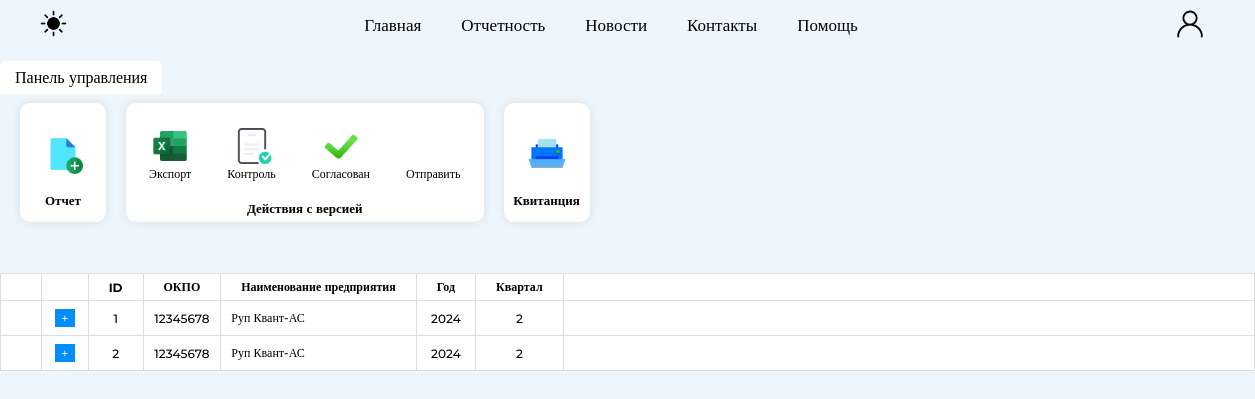
The page /report_area (signed in) on the database its author committed.
### website/models.py (models this page shows)
class Report(db.Model):
    __tablename__ = 'report'
    id = db.Column(db.Integer, primary_key=True)
    okpo = db.Column(db.Integer)
    organization_name = db.Column(db.String(50))
    year = db.Column(db.Integer)
    quarter = db.Column(db.Integer)
    user_id = db.Column(db.Integer, db.ForeignKey('user.id'))
    organization_id = db.Column(db.Integer, db.ForeignKey('organization.id'))
    versions = relationship('Version_report', backref='report')

### website/views.py (the view)
@views.route('/report_area')
@login_required
def report_area():
    ticket = Ticket.query.filter_by().all()
    report = Report.query.filter_by(user_id=current_user.id).all()
    organization = Organization.query.filter_by().all()
    version = Version_report.query.filter_by().all()
    dirUnit = DirUnit.query.filter_by().all()
    dirProduct = DirProduct.query.filter_by().all()
    for row in dirProduct:
        current_unit = DirUnit.query.filter_by(IdUnit = row.IdUnit).first()
        row.IdUnit = current_unit.NameUnit
    return render_template('report_area.html',
                           ticket = ticket,
                           report=report,
                           user=current_user,
                           dirUnit=dirUnit,
                           dirProduct=dirProduct,
                           organization=organization,
                           version=version)

### website/templates/report_area.html (shortened to what this page needs)
{% extends "base.html" %}
{% block content %}
<div class="report-area_page">
    <div class="report-area_menu">
        <div class="report-area_podmenu">
            <label for="tab1" class="report-area_menu-name">Панель управления</label>
            <div class="content-podmenu">
                <nav>
                    <ul>
                        <section>
                            <div class="functions_menu">
                                <li id="create-report-btn" >
                                    <img src="{{ url_for('static', filename='img/icon_new_file.png') }}" alt="Создать отчет">
                                </li>
                            </div>
                            <div style="font-weight: 600;">
                                Отчет
                            </div>
                        </section>
                        <section>
                            <div class="functions_menu">
                                <li>
                                    <img src="{{ url_for('static', filename='img/icon_excel.png') }}" alt="">
                                    <a>Экспорт</a>
                                </li>
                                <li>
                                    <img src="{{ url_for('static', filename='img/icon_control.png') }}" alt="">
                                    <a>Контроль</a>
                                </li>
                                <li>
                                    <img src="{{ url_for('static', filename='img/icon_galochka.png') }}" alt="">
                                    <a>Согласован</a>
                                </li>
                                <li>
                                    <a>Отправить</a>
                                </li>
                            </div>
                            <div style="font-weight: 600;">
                                Действия с версией
                            </div>
                        </section>
                        <section>
                            <div class="functions_menu">
                                <li onclick="openNewWindow('/report')">
                                    <img src="{{ url_for('static', filename='img/icon_print_file.png') }}" alt="">
                                </li>
                            </div>
                            <div style="font-weight: 600;">
                                Квитанция
                            </div>
                        </section>
                    </ul>
                </nav>
            </div>
        </div>
    </div>
    <div class="report-area" style = "margin-top: 180px;">
        {%if report%}
        <table class="table_report-area">
            <thead class="order-table_titels">
                <tr>
                    <th></th>
                    <th></th>
                    <th>ID</th>
                    <th>ОКПО</th>
                    <th style="white-space: nowrap;">Наименование предприятия</th>
                    <th>Год</th>
                    <th>Квартал</th>
                    <th></th>
                </tr>
            </thead>
            <tbody>
                    {% for row in report %}
                    <tr class="report_row" data-id="{{ row.id }}">
                        <td></td>
                        <td>
                            <button class="show-versins_button">+</button>
                        </td>
                        <td>
                            <input type = "text" id = "report_id" style = "text-align:center;" value = "{{ row.id }}" readonly>
                        </td>
                        <td>
                            <input type = "text" id = "report_okpo" style = "text-align:center;" value = "{{ row.okpo }}" readonly>
                        </td>
                        <td>
                            <input type = "text" id = "report_organization_name" value = "{{ row.organization_name }}" readonly>
                        </td>
                        <td>
                            <input type = "text" id = "report_year" style = "text-align:center;" value = "{{ row.year }}" readonly>
                        </td>
                        <td>
                            <input type = "text" id = "report_quarter" style = "text-align:center;" value = "{{ row.quarter }}" readonly>
                        </td>
                        <td>
                        </td>
                    </tr>
                    {% endfor %}
            </tbody>
        </table>
    {%else%}
            <h3 style = "margin-left: 30px;">
                Для начала работы создайте новый отчет
            </h3>
    {%endif%}
    </div>
</div>
{% endblock %}

### website/static/css/base.css (style rules this page uses)
* { margin: 0; padding: 0; font-family: 'Montserrat'; }
html { margin: 0; width: 100%; height: 100%; }
body { display: flex; flex-direction: column; min-height: 100vh; background-color:rgb(238, 246, 253); color: rgb(0, 0, 0); }
:root { --color1: rgb(238, 246, 253); --color2: rgba(0, 128, 255, 0.6); --color3: rgb(216, 236, 255); --color4: #333; --color5: rgb(61, 185, 171); --color6: #444444; }
.report-area_page { margin-top: 60px; height: 100vh; }
.report-area_menu { display: flex; color: rgb(0, 0, 0); font-weight: 500; top: 0; left: 0; }
.report-area_menu-name { padding: 5px 10px; margin: 0; display: inline-block; transition: background-color 0.3s ease, color 0.3s ease; cursor: pointer; }
.report-area_menu-input:checked + .report-area_menu-name { background-color: rgb(255, 255, 255); font-size: 16px; padding: 7px 15px; color: rgb(0, 0, 0); }
.content-podmenu { position: absolute; padding: 0 10px; display: none; left: 0; right: 0; }
.report-area_podmenu :checked + .report-area_menu-name { position: relative; top: 1px; border-radius: 5px 5px 0 0; z-index: 1; }
.report-area_podmenu :checked ~ .content-podmenu { display: block; }
.content-podmenu nav ul { display: flex; list-style: none; margin: 0; }
.content-podmenu nav ul section { display: flex; background-color: #ffffff; border: none; border-radius: 10px; flex-direction: column; align-items: center; justify-content: center; margin: 10px; box-shadow: 0 0 10px rgba(0, 0, 0, 0.1); font-size: 13px; padding: 5px; }
.functions_menu { display: flex; flex-direction: row; }
.content-podmenu nav ul li { margin: 0; display: flex; flex-direction: column; margin: 7px; align-items: center; text-align: center; max-width: 65px; padding: 11px; }
.content-podmenu nav ul li img { height: 40px; width: auto; }
.content-podmenu nav ul li a { font-size: 12px; }
.report-area { margin-top: 20px; margin-bottom: 5px; width: 100%; display: flex; flex-direction: row; overflow-x: auto; }
.table_report-area { border: none; width: auto; background-color: #ffffff; font-size: 12px; table-layout: fixed; flex-grow: 1; border-spacing: 0px; border-collapse: collapse; }
.table_report-area .order-table_titels tr th:last-child { width: 100%; padding: 0; margin: 0; }
.table_report-area thead { text-align: center; color: rgb(0, 0, 0); font-weight: 600; }
.table_report-area input { font-size: 12px; font-weight: 500; width: 100%; border: none; text-align: left; }
.table_report-area tr th { border: 1px solid #dddddd; padding: 5px 20px; text-align: center; font-size: 12px; }
.table_report-area tr td { padding: 5px 10px; text-align: left; font-size: 12px; font-weight: 500; border: 1px solid #dddddd; }
.show-versins_button { border: none; color: white; padding: 1px 6px; margin: 3px; background-color: #028dff; cursor: pointer; transition: background-color 0.3s ease; }
.report_row, .report_row td, .report_row td input { cursor: pointer; user-select: none; -webkit-user-select: none; -moz-user-select: none; -ms-user-select: none; }

### rows shown on the page
Report: id "1", okpo "12345678", organization_name "Руп Квант-АС", year "2024", quarter "2"
Report: id "2", okpo "12345678", organization_name "Руп Квант-АС", year "2024", quarter "2"
